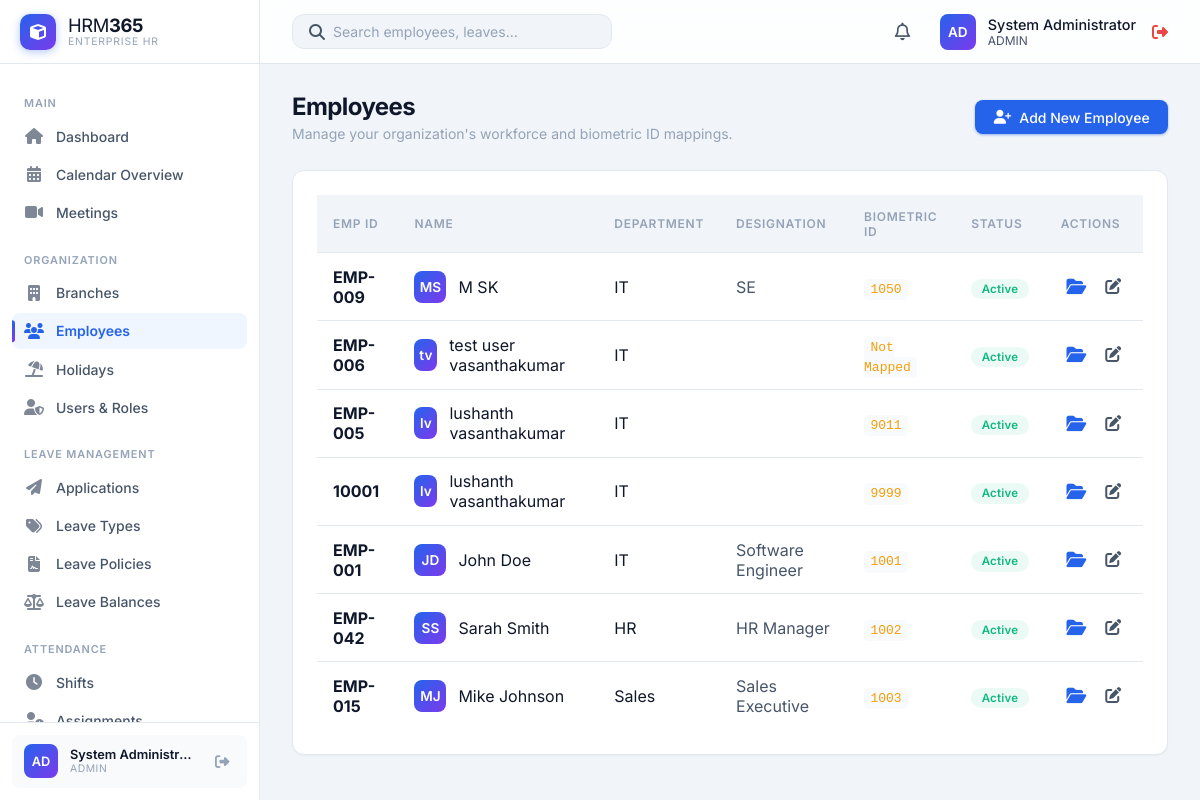
/HRM365/modules/employees/index.php (signed in), run on the app's committed database.
### tables this page shows
CREATE TABLE `users` (
  `id` int(11) NOT NULL,
  `username` varchar(50) NOT NULL,
  `password` varchar(255) NOT NULL,
  `full_name` varchar(100) DEFAULT NULL,
  `role` enum('admin','HR','manager','employee') DEFAULT 'employee',
  `status` enum('Active','Inactive') DEFAULT 'Active',
  `language` varchar(20) DEFAULT 'English',
  `department` varchar(50) DEFAULT NULL,
  `employee_id` int(11) DEFAULT NULL,
  `created_at` timestamp NOT NULL DEFAULT current_timestamp()
);

CREATE TABLE `employees` (
  `id` int(11) NOT NULL,
  `employee_code` varchar(20) NOT NULL,
  `first_name` varchar(50) NOT NULL,
  `last_name` varchar(50) NOT NULL,
  `email` varchar(100) NOT NULL,
  `phone` varchar(20) DEFAULT NULL,
  `department` varchar(50) DEFAULT NULL,
  `designation` varchar(50) DEFAULT NULL,
  `status` enum('Active','On Leave','Terminated') DEFAULT 'Active',
  `biometric_user_id` varchar(50) DEFAULT NULL,
  `hire_date` date DEFAULT NULL,
  `created_at` timestamp NOT NULL DEFAULT current_timestamp(),
  `updated_at` timestamp NOT NULL DEFAULT current_timestamp() ON UPDATE current_timestamp(),
  `date_of_birth` date DEFAULT NULL,
  `gender` enum('Male','Female','Other') DEFAULT NULL,
  `address` text DEFAULT NULL,
  `branch_id` int(11) DEFAULT NULL,
  `employment_type` enum('Full-time','Part-time','Contract') DEFAULT NULL,
  `base_salary` decimal(10,2) DEFAULT NULL,
  `profile_photo` varchar(255) DEFAULT NULL,
  `shift_id` int(11) DEFAULT NULL,
  `attendance_policy_id` int(11) DEFAULT NULL
);

### HRM365/includes/db.php (called while the page is built, shortened)
<?php
if (!function_exists('app_url')) {
    function app_url(string $path = ''): string
    {
        $base = APP_BASE_URL;
        $path = ltrim($path, '/');
        return $path === '' ? $base : $base . '/' . $path;
    }
}
?>

### HRM365/includes/auth.php (called while the page is built, shortened)
<?php
require_once __DIR__ . '/db.php';
$currentUser = [
    'id' => $_SESSION['user_id'],
    'username' => $_SESSION['username'],
    'role' => $_SESSION['role'] ?? 'employee',
    'employee_id' => $_SESSION['employee_id'] ?? null,
    'department' => null
];
$userStmt = $pdo->prepare("SELECT username, role, full_name, employee_id, department FROM users WHERE id = ? AND status = 'Active'");
$userStmt->execute([$currentUser['id']]);
$freshUser = $userStmt->fetch();
$currentUser['username'] = $freshUser['username'];
$currentUser['role'] = $freshUser['role'];
$currentUser['employee_id'] = $freshUser['employee_id'];
$currentUser['department'] = $freshUser['department'];
if ($currentUser['employee_id']) {
    $authStmt = $pdo->prepare("SELECT department FROM employees WHERE id = ?");
    $authStmt->execute([$currentUser['employee_id']]);
    $authEmp = $authStmt->fetch();
    if ($authEmp) {
        $currentUser['department'] = $authEmp['department'];
    }
}
?>

### HRM365/modules/employees/index.php (the view, shortened to what this page needs)
<?php
require_once '../../includes/db.php';
require_once '../../includes/auth.php';
$query = "SELECT * FROM employees ";
$params = [];
$query .= "ORDER BY created_at DESC";
$stmt = $pdo->prepare($query);
$stmt->execute($params);
$employees = $stmt->fetchAll();
include '../../includes/header.php';
?>
<div class="page-header">
    <div>
        <h1 class="page-title">Employees</h1>
        <div class="page-subtitle">Manage your organization's workforce and biometric ID mappings.</div>
    </div>
    <a href="create.php" class="btn btn-primary">
        <i class="fas fa-user-plus"></i> Add New Employee
    </a>
</div>
<div class="card">
    <div class="table-container">
        <table class="table">
            <thead>
                <tr>
                    <th>Emp ID</th>
                    <th>Name</th>
                    <th>Department</th>
                    <th>Designation</th>
                    <th>Biometric ID</th>
                    <th>Status</th>
                    <th>Actions</th>
                </tr>
            </thead>
            <tbody>
                <?php foreach ($employees as $emp): ?>
                <tr>
                    <td><strong><?php echo htmlspecialchars($emp['employee_code']); ?></strong></td>
                    <td>
                        <div style="display: flex; align-items: center; gap: 0.75rem;">
                            <div class="avatar" style="width: 32px; height: 32px; font-size: 0.85rem;">
                                <?php echo substr($emp['first_name'], 0, 1) . substr($emp['last_name'], 0, 1); ?>
                            </div>
                            <?php echo htmlspecialchars($emp['first_name'] . ' ' . $emp['last_name']); ?>
                        </div>
                    </td>
                    <td><?php echo htmlspecialchars($emp['department']); ?></td>
                    <td><span class="text-secondary"><?php echo htmlspecialchars($emp['designation']); ?></span></td>
                    <td><code style="background: var(--bg-hover); padding: 0.2rem 0.4rem; border-radius: 4px; color: var(--accent-warning);"><?php echo htmlspecialchars($emp['biometric_user_id'] ?? 'Not Mapped'); ?></code></td>
                    <td>
                        <?php if ($emp['status'] === 'Active'): ?>
                            <span class="status-badge status-active">Active</span>
                        <?php else: ?>
                            <span class="status-badge status-leave"><?php echo htmlspecialchars($emp['status']); ?></span>
                        <?php endif; ?>
                    </td>
                    <td>
                        <div style="display: flex; gap: 0.5rem;">
                            <a href="documents.php?id=<?php echo $emp['id']; ?>" class="action-btn" style="color: var(--accent-primary);" title="Document Vault"><i class="fas fa-folder-open"></i></a>
                            <a href="edit.php?id=<?php echo $emp['id']; ?>" class="action-btn" style="font-size: 1rem;" title="Edit Profile"><i class="fas fa-edit"></i></a>
                        </div>
                    </td>
                </tr>
                <?php endforeach; ?>
            </tbody>
        </table>
    </div>
</div>
<?php include '../../includes/footer.php'; ?>

### HRM365/includes/header.php (shortened to what this page needs)
<?php
require_once __DIR__ . '/auth.php';
$stylesheetPath = __DIR__ . '/../css/styles.css';
$stylesheetVersion = is_file($stylesheetPath) ? filemtime($stylesheetPath) : time();
?>
<!DOCTYPE html>
<html lang="en">
<head>
    <link rel="stylesheet" href="<?php echo app_url('css/styles.css'); ?>?v=<?php echo $stylesheetVersion; ?>">
    <link rel="stylesheet" href="https://cdnjs.cloudflare.com/ajax/libs/font-awesome/6.4.0/css/all.min.css">
</head>
<body>
    <?php include 'sidebar.php'; ?>
    <div class="main-wrapper">
        <header class="top-header">
            <div class="header-search">
                <i class="fas fa-search text-secondary"></i>
                <input type="text" id="globalSearchInput" placeholder="Search employees, leaves..." autocomplete="off">
            </div>
            <div class="header-actions">
                <a href="<?php echo app_url('modules/notifications/index.php'); ?>" class="action-btn" title="Notifications">
                    <i class="far fa-bell"></i>
                </a>
                <div class="user-profile" style="display: flex; align-items: center; gap: 1rem;">
                    <a href="<?php echo app_url('profile.php'); ?>" style="display: flex; align-items: center; gap: 0.75rem; text-decoration: none; color: inherit;">
                        <div class="avatar"><?php echo strtoupper(substr($currentUser['username'], 0, 2)); ?></div>
                        <div class="user-info">
                            <div style="font-size: 0.9rem; font-weight: 500; color: var(--text-primary);">
                                <?php echo htmlspecialchars($_SESSION['full_name'] ?? $currentUser['username']); ?>
                            </div>
                            <div style="font-size: 0.75rem; color: var(--text-secondary); text-transform: uppercase;">
                                <?php echo htmlspecialchars($currentUser['role']); ?>
                            </div>
                        </div>
                    </a>
                    <a href="<?php echo app_url('logout.php'); ?>" style="color: var(--accent-danger);" title="Logout"><i class="fas fa-sign-out-alt"></i></a>
                </div>
            </div>
        </header>
        <main class="content-area">

### HRM365/includes/sidebar.php (shortened to what this page needs)
<aside class="sidebar">
    <div class="sidebar-header">
        <a href="<?php echo app_url('modules/dashboard/index.php'); ?>" class="sidebar-logo">
            <div class="logo-icon">
                <i class="fas fa-cube"></i>
            </div>
            <div class="logo-text">
                <span class="logo-brand">HRM<strong>365</strong></span>
                <span class="logo-tagline">Enterprise HR</span>
            </div>
        </a>
    </div>
    <nav class="sidebar-nav" id="sidebarNav">
        <?php $uri = $_SERVER['REQUEST_URI']; ?>
        <div class="nav-section-label">Main</div>
        <a href="<?php echo app_url('modules/dashboard/index.php'); ?>" class="nav-item <?php echo strpos($uri, '/modules/dashboard') !== false ? 'active' : ''; ?>">
            <i class="fas fa-home nav-icon"></i>
            <span>Dashboard</span>
        </a>
        <a href="<?php echo app_url('modules/calendar/index.php'); ?>" class="nav-item <?php echo strpos($uri, '/modules/calendar') !== false ? 'active' : ''; ?>">
            <i class="fas fa-calendar-alt nav-icon"></i>
            <span>Calendar Overview</span>
        </a>
        <a href="<?php echo app_url('modules/meetings/index.php'); ?>" class="nav-item <?php echo strpos($uri, '/modules/meetings') !== false ? 'active' : ''; ?>">
            <i class="fas fa-video nav-icon"></i>
            <span>Meetings</span>
        </a>
        <?php if (in_array($currentUser['role'], ['admin', 'manager', 'HR'])): ?>
        <div class="nav-section-label">Organization</div>
        <a href="<?php echo app_url('modules/branches/index.php'); ?>" class="nav-item <?php echo strpos($uri, '/modules/branches') !== false ? 'active' : ''; ?>">
            <i class="fas fa-building nav-icon"></i>
            <span>Branches</span>
        </a>
        <a href="<?php echo app_url('modules/employees/index.php'); ?>" class="nav-item <?php echo strpos($uri, '/modules/employees') !== false ? 'active' : ''; ?>">
            <i class="fas fa-users nav-icon"></i>
            <span>Employees</span>
        </a>
        <a href="<?php echo app_url('modules/holidays/index.php'); ?>" class="nav-item <?php echo strpos($uri, '/modules/holidays') !== false ? 'active' : ''; ?>">
            <i class="fas fa-umbrella-beach nav-icon"></i>
            <span>Holidays</span>
        </a>
        <?php endif; ?>
        <?php if (in_array($currentUser['role'], ['admin', 'HR'])): ?>
        <a href="<?php echo app_url('modules/users/index.php'); ?>" class="nav-item <?php echo strpos($uri, '/modules/users') !== false ? 'active' : ''; ?>">
            <i class="fas fa-user-shield nav-icon"></i>
            <span>Users & Roles</span>
        </a>
        <?php endif; ?>
        <div class="nav-section-label">Leave Management</div>
        <a href="<?php echo app_url('modules/leave_applications/index.php'); ?>" class="nav-item <?php echo strpos($uri, '/modules/leave_applications') !== false ? 'active' : ''; ?>">
            <i class="fas fa-paper-plane nav-icon"></i>
            <span>Applications</span>
        </a>
        <a href="<?php echo app_url('modules/leave_types/index.php'); ?>" class="nav-item <?php echo strpos($uri, '/modules/leave_types') !== false ? 'active' : ''; ?>">
            <i class="fas fa-tags nav-icon"></i>
            <span>Leave Types</span>
        </a>
        <a href="<?php echo app_url('modules/leave_policies/index.php'); ?>" class="nav-item <?php echo strpos($uri, '/modules/leave_policies') !== false ? 'active' : ''; ?>">
            <i class="fas fa-file-contract nav-icon"></i>
            <span>Leave Policies</span>
        </a>
        <a href="<?php echo app_url('modules/leave_balances/index.php'); ?>" class="nav-item <?php echo strpos($uri, '/modules/leave_balances') !== false ? 'active' : ''; ?>">
            <i class="fas fa-balance-scale nav-icon"></i>
            <span>Leave Balances</span>
        </a>
        <div class="nav-section-label">Attendance</div>
        <?php if (in_array($currentUser['role'], ['admin', 'HR'])): ?>
        <a href="<?php echo app_url('modules/shifts/index.php'); ?>" class="nav-item <?php echo strpos($uri, '/modules/shifts') !== false ? 'active' : ''; ?>">
            <i class="fas fa-clock nav-icon"></i>
            <span>Shifts</span>
        </a>
        <a href="<?php echo app_url('modules/attendance_assignments/index.php'); ?>" class="nav-item <?php echo strpos($uri, '/modules/attendance_assignments') !== false ? 'active' : ''; ?>">
            <i class="fas fa-user-clock nav-icon"></i>
            <span>Assignments</span>
        </a>
        <?php endif; ?>
    </nav>
    <div class="sidebar-footer">
        <div class="sidebar-user">
            <div class="avatar"><?php echo strtoupper(substr($currentUser['username'], 0, 2)); ?></div>
            <div class="sidebar-user-info">
                <div class="sidebar-user-name"><?php echo htmlspecialchars($_SESSION['full_name'] ?? $currentUser['username']); ?></div>
                <div class="sidebar-user-role"><?php echo htmlspecialchars($currentUser['role']); ?></div>
            </div>
            <a href="<?php echo app_url('logout.php'); ?>" class="sidebar-logout" title="Logout"><i class="fas fa-sign-out-alt"></i></a>
        </div>
    </div>
</aside>

### data on the page
users: username "AD", role "ADMIN"
employees: employee_code "EMP-009", first_name "M", last_name "S", first_name+last_name "M SK", department "IT", designation "SE", biometric_user "1050", status "Active"
employees: employee_code "EMP-006", first_name "t", last_name "v", first_name+last_name "test user vasanthakumar", department "IT", biometric_user "Not Mapped", status "Active"
employees: employee_code "EMP-005", first_name "l", last_name "v", first_name+last_name "lushanth vasanthakumar", department "IT", biometric_user "9011", status "Active"
employees: employee_code "10001", first_name "l", last_name "v", first_name+last_name "lushanth vasanthakumar", department "IT", biometric_user "9999", status "Active"
employees: employee_code "EMP-001", first_name "J", last_name "D", first_name+last_name "John Doe", department "IT", designation "Software Engineer", biometric_user "1001", status "Active"
employees: employee_code "EMP-042", first_name "S", last_name "S", first_name+last_name "Sarah Smith", department "HR", designation "HR Manager", biometric_user "1002", status "Active"
employees: employee_code "EMP-015", first_name "M", last_name "J", first_name+last_name "Mike Johnson", department "Sales", designation "Sales Executive", biometric_user "1003", status "Active"

### other printed values
$_SESSION['full_name'] "System Administr…"
$_SESSION['full_name'] "System Administrator"
